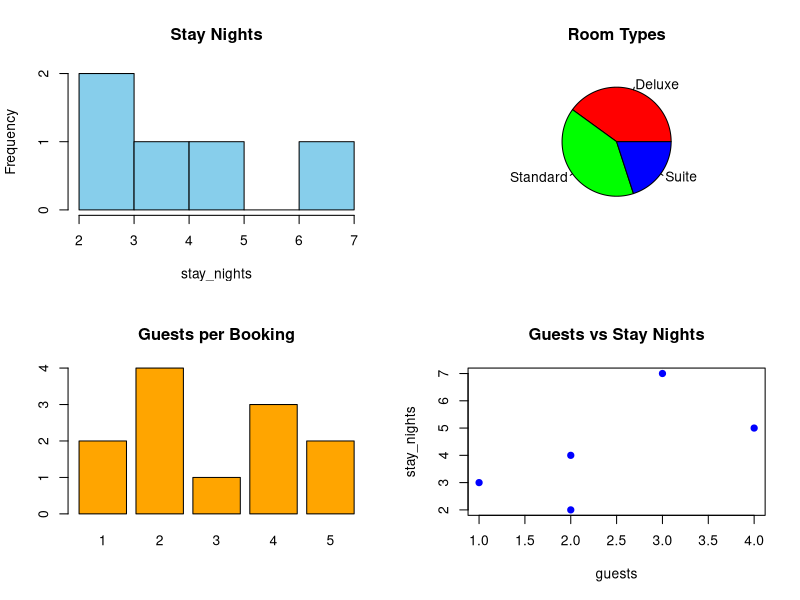

Recreate this plot in R.
stay_nights <- c(2,5,3,7,4)
guests <- c(2,4,1,3,2)
room_type <- c("Standard","Deluxe","Standard","Suite","Deluxe")

par(mfrow=c(2,2))

hist(stay_nights,
     col="skyblue",
     main="Stay Nights")

pie(table(room_type),
    col=rainbow(3),
    main="Room Types")

barplot(guests,
        names.arg=1:5,
        col="orange",
        main="Guests per Booking")

plot(guests,stay_nights,
     pch=19,
     col="blue",
     main="Guests vs Stay Nights")

par(mfrow=c(1,1))
